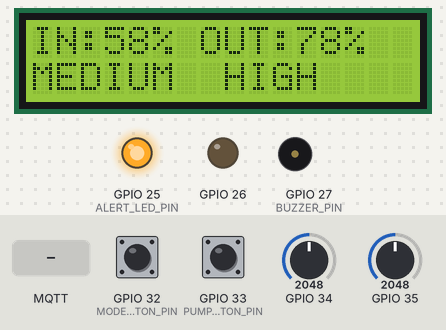
Bench run of a sketch on a simulated ESP32. Parts: 16×2 character LCD, output pins drawn as LEDs (lit = HIGH), buzzer (waves = sounding, pin HIGH). The inputs (shaded band) are chosen by the test bench; at power-on: GPIO 34 = 2048, GPIO 35 = 2048, GPIO 32 (MODE_BUTTON_PIN) HIGH, GPIO 33 (PUMP_BUTTON_PIN) HIGH. WiFi joins after 1.5 s; servers stay silent unless stated; no MQTT or app messages arrive unless stated; what the sketch prints to the serial monitor is not drawn.

Above: at 2.3 s.
2.4 s: GPIO 34 set to 2159
At 3.8 s:
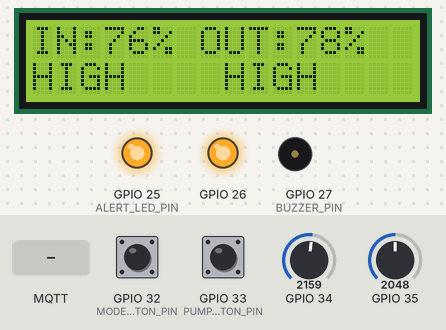
4.1 s: GPIO 35 set to 2097
At 5.7 s:
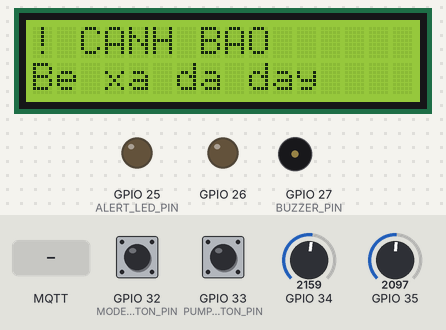
6.1 s: GPIO 35 set to 1228
At 8.6 s:
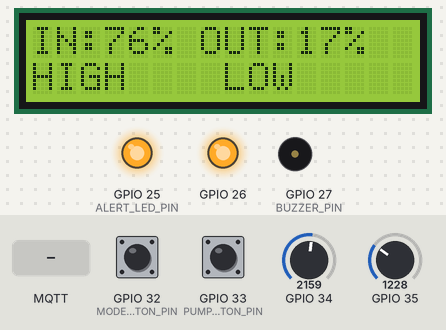
9.0 s: GPIO 34 set to 2296
At 9.7 s:
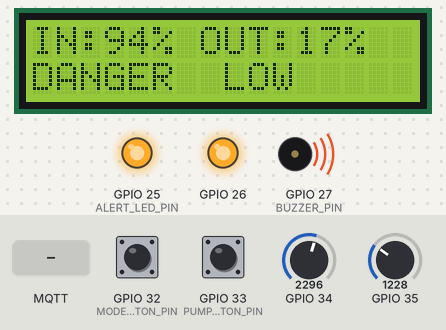
12.0 s: GPIO 32 (MODE_BUTTON_PIN) pulled LOW for 0.15 s
At 12.5 s:
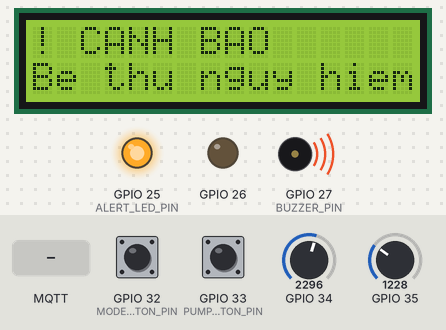
15.0 s: MQTT message "ON" arrives on the first subscribed topic
At 19.69 s:
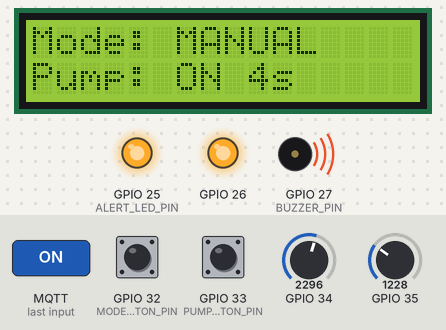
Timing chart, 0 to 48.8 s (numbered marks = the images above; inputs shaded):
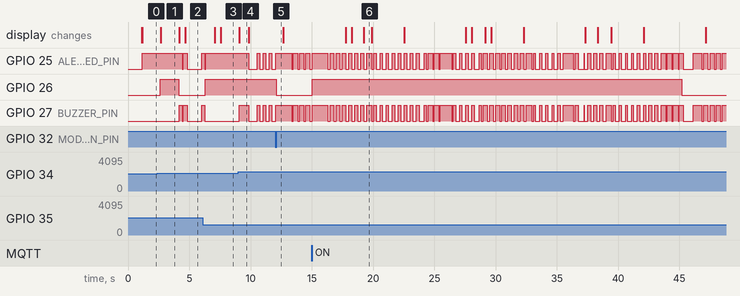

The sketch:

SmartDrain_ESP32.ino
```cpp
#include <WiFi.h>
#include "Config.h"
#include "WaterSensor.h"
#include "Display.h"
#include "Pump.h"
#include "Buttons.h"
#include "AlertSystem.h"
#include "NetworkManager.h"
#include "MqttManager.h"

unsigned long lastSystemUpdate = 0;
const unsigned long SYSTEM_UPDATE_INTERVAL = 500UL;
void setup()
{
    Serial.begin(9600);

    setupNetwork();
    setupMqttManager();

    setupWaterSensors();
    setupPump();
    setupButtons();
    setupDisplay();
    setupAlertSystem();
}

void loop()
{
    updateNetwork();
    updateMqttManager();
    updateButtons();

    unsigned long currentTime = millis();
    bool systemUpdated = false;

    if (currentTime - lastSystemUpdate >=
        SYSTEM_UPDATE_INTERVAL)
    {
        lastSystemUpdate = currentTime;

        // Thứ tự: đọc nước -> xử lý bơm -> cập nhật LCD
        updateWaterSensors();
        updatePump();
        updateDisplay();

        systemUpdated = true;
    }

    // Gọi liên tục để LED có thể nhấp nháy mượt
    // Hàm này chạy sau updatePump nên nhận lỗi mới ngay
    updateAlertSystem();

    if (systemUpdated)
    {
        Serial.println("===== SMART DRAIN =====");

        Serial.print("Mode: ");
        Serial.println(getOperationModeName());

        Serial.print("Input ADC: ");
        Serial.print(inputWaterADC);
        Serial.print(" | Level: ");
        Serial.print(inputWaterPercent);
        Serial.print("% | ");
        Serial.println(
            getWaterLevelName(inputWaterPercent)
        );

        Serial.print("Output ADC: ");
        Serial.print(outputWaterADC);
        Serial.print(" | Level: ");
        Serial.print(outputWaterPercent);
        Serial.print("% | ");
        Serial.println(
            getWaterLevelName(outputWaterPercent)
        );

        Serial.print("Pump: ");
        Serial.println(
            pumpRunning ? "ON" : "OFF"
        );

        Serial.print("Alert: ");
        Serial.println(getAlertLevelName());

        Serial.print("Pump fault: ");
        Serial.println(getPumpFaultName());

        Serial.print("Pump runtime: ");
        Serial.print(getPumpRuntimeMs() / 1000);
        Serial.println(" s");

        Serial.print("WiFi: ");
        Serial.println(
            isWiFiConnected()
                ? "CONNECTED"
                : "DISCONNECTED"
        );

        if (isWiFiConnected())
        {
            Serial.print("IP: ");
            Serial.println(WiFi.localIP());
        }
        Serial.println();
        Serial.print("MQTT: ");
        Serial.println(
            isMqttConnected()
                ? "CONNECTED"
                : "DISCONNECTED"
        );
    }
}
```

AlertSystem.cpp
```cpp
#include <Arduino.h>

#include "Config.h"
#include "RuntimeConfig.h"
#include "WaterSensor.h"
#include "AlertSystem.h"
#include "Pump.h"

// =========================
// INTERNAL ALERT CODE
// =========================

enum InternalAlertCode
{
    INTERNAL_ALERT_NONE,
    INTERNAL_ALERT_INPUT_DANGER,
    INTERNAL_ALERT_OUTPUT_FULL,
    INTERNAL_ALERT_PUMP_TIMEOUT,
    INTERNAL_ALERT_DRAIN_ABNORMAL
};

// =========================
// CURRENT STATE
// =========================

AlertLevel currentAlertLevel =
    ALERT_NORMAL;

AlertLevel previousAlertLevel =
    ALERT_NORMAL;

InternalAlertCode currentInternalAlert =
    INTERNAL_ALERT_NONE;

InternalAlertCode previousInternalAlert =
    INTERNAL_ALERT_NONE;

bool buzzerMuted = false;

// =========================
// SETTINGS
// =========================

const unsigned long
    DANGER_BLINK_INTERVAL = 250UL;

// =========================
// SETUP
// =========================

void setupAlertSystem()
{
    pinMode(
        ALERT_LED_PIN,
        OUTPUT
    );

    pinMode(
        BUZZER_PIN,
        OUTPUT
    );

    digitalWrite(
        ALERT_LED_PIN,
        LOW
    );

    digitalWrite(
        BUZZER_PIN,
        BUZZER_OFF
    );

    currentAlertLevel =
        ALERT_NORMAL;

    previousAlertLevel =
        ALERT_NORMAL;

    currentInternalAlert =
        INTERNAL_ALERT_NONE;

    previousInternalAlert =
        INTERNAL_ALERT_NONE;

    buzzerMuted = false;
}

// =========================
// DETERMINE ALERT
// =========================

void determineAlertLevel()
{
    // ============================================================
    // THỨ TỰ ƯU TIÊN CẢNH BÁO
    // ============================================================
    //
    // Hai lỗi chốt (PUMP_TIMEOUT, DRAIN_ABNORMAL) phải đứng TRÊN
    // INPUT_TANK_DANGER, nếu không chúng gần như không bao giờ hiện được.
    //
    // Lý do: cảnh báo thoát nước bất thường sinh ra để phát hiện ống nghẹt.
    // Nhưng khi ống nghẹt thì nước không thoát, bể thu tiếp tục dâng và vượt
    // 90%. Nếu INPUT_TANK_DANGER đứng trên, nó sẽ đè mất DRAIN_ABNORMAL, và
    // người dùng chỉ thấy "bể thu nguy hiểm" mà không biết ống đang nghẹt.
    // PUMP_TIMEOUT bị che tương tự vì bơm quá giờ thường xảy ra lúc nước nhiều.
    //
    // Riêng OUTPUT_TANK_FULL vẫn đứng đầu: nước sắp tràn ra ngoài là tình
    // huống nguy hiểm nhất, phải báo trước mọi thứ khác.
    //
    // Thứ tự này khớp bảng mục 5 của docs/mqtt-protocol.md.

    if (outputWaterPercent >=
        outputLimit)
    {
        currentInternalAlert =
            INTERNAL_ALERT_OUTPUT_FULL;

        currentAlertLevel =
            ALERT_DANGER;

        return;
    }

    if (pumpFault ==
        PUMP_FAULT_TIMEOUT)
    {
        currentInternalAlert =
            INTERNAL_ALERT_PUMP_TIMEOUT;

        // Gửi lên website là WARNING theo bảng mục 5, nhưng LED và buzzer
        // trên board vẫn báo ở mức DANGER: mục 3.1 báo cáo yêu cầu buzzer
        // kêu khi "có lỗi vận hành", và người đứng cạnh mô hình cần biết ngay.
        currentAlertLevel =
            ALERT_DANGER;

        return;
    }

    if (pumpFault ==
        PUMP_FAULT_DRAIN_ABNORMAL)
    {
        currentInternalAlert =
            INTERNAL_ALERT_DRAIN_ABNORMAL;

        currentAlertLevel =
            ALERT_DANGER;

        return;
    }

    if (inputWaterPercent >= INPUT_DANGER_LEVEL)
    {
        currentInternalAlert =
            INTERNAL_ALERT_INPUT_DANGER;

        currentAlertLevel =
            ALERT_DANGER;

        return;
    }

    currentInternalAlert =
        INTERNAL_ALERT_NONE;

    // HIGH chỉ bật LED, không phát buzzer
    if (inputWaterPercent >= 70 ||
        outputWaterPercent >= 70)
    {
        currentAlertLevel =
            ALERT_HIGH;
    }
    else
    {
        currentAlertLevel =
            ALERT_NORMAL;
    }
}

// =========================
// NEW ALERT
// =========================

void checkForNewAlert()
{
    if (currentInternalAlert ==
        previousInternalAlert)
    {
        return;
    }

    // Khi xuất hiện một cảnh báo mới,
    // buzzer tự bỏ MUTE theo giao thức MQTT
    if (currentInternalAlert !=
        INTERNAL_ALERT_NONE)
    {
        buzzerMuted = false;

        Serial.println(
            "[BUZZER] Canh bao moi - "
            "tu dong UNMUTE"
        );
    }

    previousInternalAlert =
        currentInternalAlert;
}

// =========================
// UPDATE OUTPUTS
// =========================

void updateAlertOutputs()
{
    switch (currentAlertLevel)
    {
        case ALERT_NORMAL:
        {
            digitalWrite(
                ALERT_LED_PIN,
                LOW
            );

            digitalWrite(
                BUZZER_PIN,
                BUZZER_OFF
            );

            break;
        }

        case ALERT_HIGH:
        {
            // Mức HIGH:
            // LED sáng liên tục
            digitalWrite(
                ALERT_LED_PIN,
                HIGH
            );

            digitalWrite(
                BUZZER_PIN,
                BUZZER_OFF
            );

            break;
        }

        case ALERT_DANGER:
        {
            bool blinkState =
                (
                    millis() /
                    DANGER_BLINK_INTERVAL
                ) % 2 == 0;

            // LED luôn nhấp nháy
            // dù buzzer đang bị MUTE
            digitalWrite(
                ALERT_LED_PIN,
                blinkState
                    ? HIGH
                    : LOW
            );

            if (buzzerMuted)
            {
                digitalWrite(
                    BUZZER_PIN,
                    BUZZER_OFF
                );
            }
            else
            {
                digitalWrite(
                    BUZZER_PIN,
                    blinkState
                        ? BUZZER_ON
                        : BUZZER_OFF
                );
            }

            break;
        }
    }
}

// =========================
// MAIN UPDATE
// =========================

void updateAlertSystem()
{
    determineAlertLevel();
    checkForNewAlert();
    updateAlertOutputs();

    if (currentAlertLevel !=
        previousAlertLevel)
    {
        previousAlertLevel =
            currentAlertLevel;

        Serial.print("[ALERT] ");

        Serial.println(
            getAlertLevelName()
        );
    }
}

// =========================
// BUZZER MUTE
// =========================

void setBuzzerMuted(bool muted)
{
    if (buzzerMuted == muted)
    {
        return;
    }

    buzzerMuted = muted;

    if (buzzerMuted)
    {
        // Tắt buzzer ngay khi nhận MUTE
        digitalWrite(
            BUZZER_PIN,
            BUZZER_OFF
        );

        Serial.println(
            "[BUZZER] MUTED"
        );
    }
    else
    {
        Serial.println(
            "[BUZZER] UNMUTED"
        );
    }
}

bool isBuzzerMuted()
{
    return buzzerMuted;
}

// =========================
// DISPLAY NAME
// =========================

const char* getAlertLevelName()
{
    switch (currentAlertLevel)
    {
        case ALERT_HIGH:
            return "HIGH";

        case ALERT_DANGER:
            return "DANGER";

        default:
            return "NORMAL";
    }
}

// =========================
// THÔNG TIN CẢNH BÁO
// =========================
//
// Bốn hàm dưới đây đều suy ra từ cùng một biến currentInternalAlert, nên
// mã, mức độ và mô tả không bao giờ mâu thuẫn với nhau.

const char* getAlertCode()
{
    switch (currentInternalAlert)
    {
        case INTERNAL_ALERT_OUTPUT_FULL:
            return "OUTPUT_TANK_FULL";

        case INTERNAL_ALERT_PUMP_TIMEOUT:
            return "PUMP_TIMEOUT";

        case INTERNAL_ALERT_DRAIN_ABNORMAL:
            return "DRAIN_ABNORMAL";

        case INTERNAL_ALERT_INPUT_DANGER:
            return "INPUT_TANK_DANGER";

        default:
            return "NONE";
    }
}

const char* getAlertSeverity()
{
    switch (currentInternalAlert)
    {
        case INTERNAL_ALERT_OUTPUT_FULL:
        case INTERNAL_ALERT_INPUT_DANGER:
            return "DANGER";

        case INTERNAL_ALERT_PUMP_TIMEOUT:
        case INTERNAL_ALERT_DRAIN_ABNORMAL:
            return "WARNING";

        default:
            return "INFO";
    }
}

const char* getAlertMessage()
{
    switch (currentInternalAlert)
    {
        case INTERNAL_ALERT_OUTPUT_FULL:
            return "Be xa da day, da dung bom";

        case INTERNAL_ALERT_PUMP_TIMEOUT:
            return "Bom chay qua thoi gian cho phep";

        case INTERNAL_ALERT_DRAIN_ABNORMAL:
            return "Thoat nuoc bat thuong, kiem tra ong";

        case INTERNAL_ALERT_INPUT_DANGER:
            return "Be thu o muc nguy hiem";

        default:
            return "He thong binh thuong";
    }
}

// Bản rút gọn cho LCD 1602: tối đa 16 ký tự, không dấu
const char* getAlertShortText()
{
    switch (currentInternalAlert)
    {
        case INTERNAL_ALERT_OUTPUT_FULL:
            return "Be xa da day";

        case INTERNAL_ALERT_PUMP_TIMEOUT:
            return "Bom qua gio";

        case INTERNAL_ALERT_DRAIN_ABNORMAL:
            return "Ong bi nghet?";

        case INTERNAL_ALERT_INPUT_DANGER:
            return "Be thu nguy hiem";

        default:
            return "Binh thuong";
    }
}

bool isAlertActive()
{
    return currentInternalAlert !=
        INTERNAL_ALERT_NONE;
}
```

AlertSystem.h
```cpp
#ifndef ALERT_SYSTEM_H
#define ALERT_SYSTEM_H

// Mức cảnh báo dùng cho LED và buzzer trên board
enum AlertLevel
{
    ALERT_NORMAL,
    ALERT_HIGH,
    ALERT_DANGER
};

extern AlertLevel currentAlertLevel;

void setupAlertSystem();
void updateAlertSystem();

void setBuzzerMuted(bool muted);
bool isBuzzerMuted();

const char* getAlertLevelName();

// =========================
// THÔNG TIN CẢNH BÁO
// =========================
//
// Đây là NGUỒN SỰ THẬT DUY NHẤT về cảnh báo của hệ thống.
// LCD, MQTT và website đều lấy từ đây, nên không thể xảy ra trường hợp
// màn hình hiển thị một đằng còn website báo một nẻo.
//
// Thứ tự ưu tiên xem determineAlertLevel() trong AlertSystem.cpp

// Mã cảnh báo gửi lên MQTT, ví dụ "DRAIN_ABNORMAL"
const char* getAlertCode();

// Mức độ theo bảng mục 5 của docs/mqtt-protocol.md: INFO / WARNING / DANGER
const char* getAlertSeverity();

// Mô tả đầy đủ, không dấu, dùng cho MQTT và website
const char* getAlertMessage();

// Bản rút gọn tối đa 16 ký tự, dùng cho LCD 1602
const char* getAlertShortText();

bool isAlertActive();

#endif
```

Buttons.cpp
```cpp
#include <Arduino.h>

#include "Config.h"
#include "Pump.h"
#include "Buttons.h"

struct DebouncedButton
{
    int pin;
    int lastReading;
    int stableState;
    unsigned long lastChangeTime;
};

DebouncedButton modeButton;
DebouncedButton pumpButton;

void initializeButton(
    DebouncedButton& button,
    int pin)
{
    button.pin = pin;
    button.lastReading = HIGH;
    button.stableState = HIGH;
    button.lastChangeTime = 0;

    pinMode(pin, INPUT_PULLUP);
}

bool wasButtonPressed(DebouncedButton& button)
{
    int currentReading = digitalRead(button.pin);

    if (currentReading != button.lastReading)
    {
        button.lastChangeTime = millis();
        button.lastReading = currentReading;
    }

    if (millis() - button.lastChangeTime >=
        BUTTON_DEBOUNCE_MS)
    {
        if (currentReading != button.stableState)
        {
            button.stableState = currentReading;

            // INPUT_PULLUP: LOW nghĩa là đang nhấn
            if (button.stableState == LOW)
            {
                return true;
            }
        }
    }

    return false;
}

void setupButtons()
{
    initializeButton(modeButton, MODE_BUTTON_PIN);
    initializeButton(pumpButton, PUMP_BUTTON_PIN);
}

void updateButtons()
{
    if (wasButtonPressed(modeButton))
    {
        toggleOperationMode();
    }

    if (wasButtonPressed(pumpButton))
    {
        toggleManualPump();
    }
}
```

Buttons.h
```cpp
#ifndef BUTTONS_H
#define BUTTONS_H

void setupButtons();
void updateButtons();

#endif
```

Display.h
```cpp
#ifndef DISPLAY_H
#define DISPLAY_H

void setupDisplay();
void updateDisplay();

#endif
```

MqttManager.h
```cpp
#ifndef MQTT_MANAGER_H
#define MQTT_MANAGER_H

void setupMqttManager();
void updateMqttManager();

bool isMqttConnected();

void publishTankData();
void publishPumpState();
void publishMode();
void publishAlert();
void publishConfig();

#endif
```

NetworkManager.cpp
```cpp
#include <Arduino.h>
#include <WiFi.h>

#include "Config.h"
#include "NetworkManager.h"

const unsigned long WIFI_RETRY_INTERVAL = 10000UL;

unsigned long lastWiFiAttempt = 0;
bool wifiConnectedAnnounced = false;

void startWiFiConnection()
{
    Serial.print("[WIFI] Dang ket noi toi: ");
    Serial.println(WIFI_SSID);

    WiFi.begin(WIFI_SSID, WIFI_PASSWORD);

    lastWiFiAttempt = millis();
}

void setupNetwork()
{
    WiFi.mode(WIFI_STA);

    // Không lưu cấu hình cũ vào bộ nhớ flash
    WiFi.persistent(false);

    startWiFiConnection();
}

void updateNetwork()
{
    if (WiFi.status() == WL_CONNECTED)
    {
        if (!wifiConnectedAnnounced)
        {
            wifiConnectedAnnounced = true;

            Serial.println("[WIFI] Ket noi thanh cong");

            Serial.print("[WIFI] IP: ");
            Serial.println(WiFi.localIP());

            Serial.print("[WIFI] Signal: ");
            Serial.print(WiFi.RSSI());
            Serial.println(" dBm");
        }

        return;
    }

    if (wifiConnectedAnnounced)
    {
        wifiConnectedAnnounced = false;
        Serial.println("[WIFI] Mat ket noi");
    }

    unsigned long currentTime = millis();

    if (currentTime - lastWiFiAttempt >=
        WIFI_RETRY_INTERVAL)
    {
        Serial.println("[WIFI] Dang thu ket noi lai");

        WiFi.disconnect();
        startWiFiConnection();
    }
}

bool isWiFiConnected()
{
    return WiFi.status() == WL_CONNECTED;
}
```

NetworkManager.h
```cpp
#ifndef NETWORK_MANAGER_H
#define NETWORK_MANAGER_H

void setupNetwork();
void updateNetwork();

bool isWiFiConnected();

#endif
```

Pump.h
```cpp
#ifndef PUMP_H
#define PUMP_H

enum OperationMode
{
    MODE_AUTO,
    MODE_MANUAL
};

enum PumpFault
{
    PUMP_FAULT_NONE,
    PUMP_FAULT_TIMEOUT,
    PUMP_FAULT_DRAIN_ABNORMAL
};

enum PumpSource
{
    PUMP_SOURCE_BOOT,
    PUMP_SOURCE_AUTO,
    PUMP_SOURCE_MANUAL,
    PUMP_SOURCE_SAFETY
};

extern bool pumpRunning;
extern OperationMode operationMode;
extern PumpFault pumpFault;
extern PumpSource pumpSource;

void setupPump();

void setPump(
    bool state,
    PumpSource source = PUMP_SOURCE_MANUAL
);
void setOperationMode(OperationMode newMode);

void toggleOperationMode();
void toggleManualPump();

void updatePump();

void clearPumpFault();
void triggerPumpTimeout();

void triggerDrainAbnormal();
void updateDrainEffectiveness();

const char* getOperationModeName();
const char* getPumpFaultName();
const char* getPumpSourceName();

unsigned long getPumpRuntimeMs();

#endif
```

WaterSensor.h
```cpp
#ifndef WATER_SENSOR_H
#define WATER_SENSOR_H

extern int inputWaterADC;
extern int outputWaterADC;

extern int inputWaterPercent;
extern int outputWaterPercent;

void setupWaterSensors();
void updateWaterSensors();

const char* getWaterLevelName(int percent);

#endif
```

RuntimeConfig.h
```cpp
#ifndef RUNTIME_CONFIG_H
#define RUNTIME_CONFIG_H

#include <Arduino.h>

// Các thông số thực tế đang được hệ thống sử dụng
extern int pumpStartLevel;
extern int pumpStopLevel;
extern int outputLimit;

extern unsigned long maxPumpRuntimeMs;
extern unsigned long drainCheckIntervalMs;

extern int drainMinDropPercent;

// Đưa tất cả thông số về giá trị mặc định trong Config.h
void resetRuntimeConfig();

// Áp dụng lệnh KEY=VALUE nhận từ MQTT
// Trả về true nếu giá trị hợp lệ
bool applyRuntimeConfig(
    const char* key,
    long value
);

#endif
```

Source omitted: Display.cpp (5594 bytes), MqttManager.cpp (16344 bytes), Pump.cpp (8506 bytes), WaterSensor.cpp (2413 bytes), Config.h (2619 bytes), RuntimeConfig.cpp (5351 bytes)

Measured:
- the behaviour switches between 2119 and 2120 on GPIO 34 (found by bisection; images 0 and 1)
- the behaviour switches between 2053 and 2054 on GPIO 35 (found by bisection; images 1 and 2)
- the behaviour switches between 2239 and 2240 on GPIO 34 (found by bisection; images 3 and 4)
- after the input at 2.4 s, GPIO 26: LOW → HIGH after 0.25 s; the display: changes after 0.27 s (image 1)
- after the input at 4.1 s, GPIO 25 (ALERT_LED_PIN): HIGH → LOW after 0.34 s, → HIGH 0.06 s later, → LOW 0.35 s later, → HIGH 1.2 s later; GPIO 26: HIGH → LOW after 0.05 s; GPIO 27 (BUZZER_PIN): goes HIGH 0.26 s, LOW 0.06 s, HIGH 0.35 s, LOW 1.2 s, then HIGH, starting after 0.09 s; the display: first changes after 0.09 s (image 2 shows a later state)
- after the input at 6.1 s, GPIO 26: LOW → HIGH after 0.20 s; GPIO 27 (BUZZER_PIN): goes on until 6.3 s, then stays LOW; the display: first changes after 0.96 s (image 3 shows a later state)
- after the input at 9.0 s, GPIO 25 (ALERT_LED_PIN): HIGH → LOW after 0.87 s, then repeats every 0.50 s: HIGH 0.21 s, LOW 0.29 s; GPIO 27 (BUZZER_PIN): LOW → HIGH after 0.07 s, → LOW 0.80 s later, → HIGH 0.67 s later, → LOW 0.21 s later, … (8 changes in this stretch); the display: changes after 0.07 s (image 4)
- after the input at 12.0 s, GPIO 26: HIGH → LOW after 0.09 s
- after the input at 15.0 s, GPIO 26: LOW → HIGH at once, → LOW 30.2 s later; the display: first changes after 2.8 s (image 6 shows a later state)
